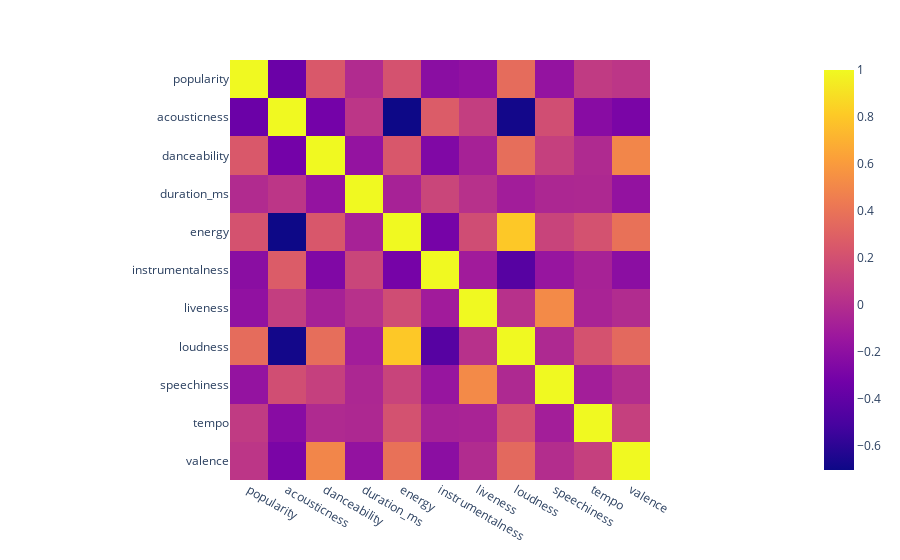

Notebook code for this chart:
### Code cell
# corrélation 
cols = df.select_dtypes(include='number').columns
df_corr = df.corr()
fig = px.imshow(df.corr())
fig.show()

### Figure 1 — Plotly figure (JSON) as saved in the notebook; plotly's stock layout.template omitted (floating-point values rounded to 4 significant figures)
{"data": [{"coloraxis": "coloraxis", "hovertemplate": "x: %{x}<br>y: %{y}<br>color: %{z}<extra></extra>", "name": "0", "type": "heatmap", "x": ["popularity", "acousticness", "danceability", "duration_ms", "energy", "instrumentalness", "liveness", "loudness", "speechiness", "tempo", "valence"], "xaxis": "x", "y": ["popularity", "acousticness", "danceability", "duration_ms", "energy", "instrumentalness", "liveness", "loudness", "speechiness", "tempo", "valence"], "yaxis": "y", "z": [[1, -0.3559, 0.2494, -0.01751, 0.2118, -0.2172, -0.1865, 0.3618, -0.1741, 0.07569, 0.04464], [-0.3559, 1, -0.3194, 0.04521, -0.7053, 0.2688, 0.09605, -0.6846, 0.1865, -0.2293, -0.2923], [0.2494, -0.3194, 1, -0.1749, 0.2428, -0.262, -0.07681, 0.3709, 0.1086, -0.02581, 0.4962], [-0.01751, 0.04521, -0.1749, 1, -0.07367, 0.1394, 0.01638, -0.1035, -0.04256, -0.03749, -0.1797], [0.2118, -0.7053, 0.2428, -0.07367, 1, -0.3079, 0.1821, 0.8012, 0.1308, 0.2099, 0.389], [-0.2172, 0.2688, -0.262, 0.1394, -0.3079, 1, -0.1108, -0.4434, -0.1579, -0.07171, -0.2142], [-0.1865, 0.09605, -0.07681, 0.01638, 0.1821, -0.1108, 1, 0.01576, 0.5184, -0.06473, -0.01522], [0.3618, -0.6846, 0.3709, -0.1035, 0.8012, -0.4434, 0.01576, 1, -0.03265, 0.2113, 0.3445], [-0.1741, 0.1865, 0.1086, -0.04256, 0.1308, -0.1579, 0.5184, -0.03265, 1, -0.09615, -0.005759], [0.07569, -0.2293, -0.02581, -0.03749, 0.2099, -0.07171, -0.06473, 0.2113, -0.09615, 1, 0.1077], [0.04464, -0.2923, 0.4962, -0.1797, 0.389, -0.2142, -0.01522, 0.3445, -0.005759, 0.1077, 1]]}], "layout": {"coloraxis": {"colorscale": [[0, "#0d0887"], [0.1111, "#46039f"], [0.2222, "#7201a8"], [0.3333, "#9c179e"], [0.4444, "#bd3786"], [0.5556, "#d8576b"], [0.6667, "#ed7953"], [0.7778, "#fb9f3a"], [0.8889, "#fdca26"], [1, "#f0f921"]]}, "margin": {"t": 60}, "xaxis": {"anchor": "y", "constrain": "domain", "domain": [0, 1], "scaleanchor": "y"}, "yaxis": {"anchor": "x", "autorange": "reversed", "constrain": "domain", "domain": [0, 1]}}}
